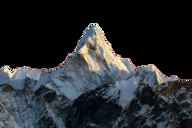
#> input picture DATA/anh100.png, 192 x 128 px, found by its file name; its folder holds only this picture in this run
$ python trichrut-hog+rgb.py
#> lines starting #> are read from the running program, lines starting #| are printed output that depends on the picture
import cv2
import numpy as np
import pandas as pd
import os
from skimage.feature import hog

# Thư mục chứa các ảnh
images_dir = 'DATA/'
# Danh sách tên các file ảnh
image_files = os.listdir(images_dir)
# Danh sách chứa đặc trưng HOG và Color Histogram (HSV) và định danh của từng ảnh
combined_features_list = []

def convert_to_hog_rgb(img_path):
#> called with img_path = 'DATA/anh100.png'
    image = cv2.imread(img_path)
#> image is the input picture: shape (128, 192, 3); mean B, G, R 45.9, 42.8, 39
    hist_rgb = cv2.calcHist([image], [0, 1, 2], None, [8, 8, 8], [0, 256, 0, 256, 0, 256])
    gray_image = cv2.cvtColor(image, cv2.COLOR_BGR2GRAY)
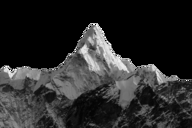
#> gray_image: shape (128, 192); min 0, max 255, mean 42
    fd, hog_image = hog(gray_image, orientations=9, pixels_per_cell=(8, 8), cells_per_block=(1, 1), visualize=True, block_norm='L1')
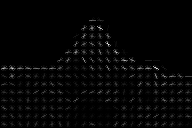
#> hog_image: shape (128, 192) float64; min 0, max 84.83, mean 1.8; drawn with min black and max white
#> fd = 3456 values, max 1 at index 1678, min 0 at index 0, mean 0.0654
    cv2.normalize(hist_rgb, hist_rgb)
    # Kết hợp đặc trưng HOG và Color Histogram và lưu vào danh sách
    combined_features = np.concatenate((fd, hist_rgb.flatten()))
#> combined_features = 3968 values, max 1 at index 1678, min 0 at index 0, mean 0.0574
    print(combined_features.shape)
#| (3968,)
    return combined_features


# Sử dụng HOG và Color Histogram (HSV) để trích xuất đặc trưng cho từng ảnh
dem = 0
for img_file in image_files:
    img_path = os.path.join(images_dir, img_file)
    combined_features_list.append({'image_name': img_file, 'hog_rgb_features': convert_to_hog_rgb(img_path)})
    print(dem, end=' ')
    print("Trích rút thành công!\n")
    dem = dem + 1

np.save("DACTRUNG/hog_rgb_features.npy", combined_features_list)

$ run again, on DATA/anh108.png
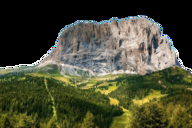
#> input picture DATA/anh108.png, 192 x 128 px, found by its file name
#> in convert_to_hog_rgb, image is the input picture: shape (128, 192, 3); mean B, G, R 53.1, 75.3, 73.4
#> in convert_to_hog_rgb, `gray_image = cv2.cvtColor(image, cv2.COLOR_BGR2GRAY)`:
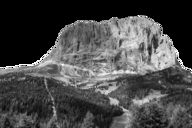
#> gray_image: shape (128, 192); min 0, max 255, mean 72.2
#> in convert_to_hog_rgb, `fd, hog_image = hog(gray_image, orientations=9, pixels_per_cell=(8, 8)..`:
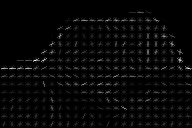
#> hog_image: shape (128, 192) float64; min 0, max 91.25, mean 2.7; drawn with min black and max white
#> fd = 3456 values, max 1 at index 1534, min 0 at index 0, mean 0.0848
#> combined_features = 3968 values, max 1 at index 1534, min 0 at index 0, mean 0.0746
#| (3968,)

$ run again, on DATA/anh109.png
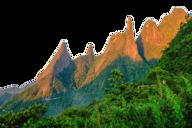
#> input picture DATA/anh109.png, 192 x 128 px, found by its file name
#> in convert_to_hog_rgb, image is the input picture: shape (128, 192, 3); mean B, G, R 35.4, 64.4, 54.9
#> in convert_to_hog_rgb, `gray_image = cv2.cvtColor(image, cv2.COLOR_BGR2GRAY)`:
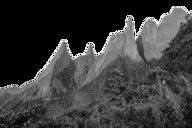
#> gray_image: shape (128, 192); min 0, max 255, mean 58.3
#> in convert_to_hog_rgb, `fd, hog_image = hog(gray_image, orientations=9, pixels_per_cell=(8, 8)..`:
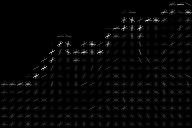
#> hog_image: shape (128, 192) float64; min 0, max 95.08, mean 2.2; drawn with min black and max white
#> fd = 3456 values, max 1 at index 769, min 0 at index 0, mean 0.0813
#> combined_features = 3968 values, max 1 at index 769, min 0 at index 0, mean 0.0715
#| (3968,)

$ run again, on DATA/anh104.png
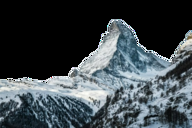
#> input picture DATA/anh104.png, 192 x 128 px, found by its file name
#> in convert_to_hog_rgb, image is the input picture: shape (128, 192, 3); mean B, G, R 75.3, 70.7, 62.2
#> in convert_to_hog_rgb, `gray_image = cv2.cvtColor(image, cv2.COLOR_BGR2GRAY)`:
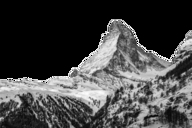
#> gray_image: shape (128, 192); min 0, max 255, mean 68.7
#> in convert_to_hog_rgb, `fd, hog_image = hog(gray_image, orientations=9, pixels_per_cell=(8, 8)..`:
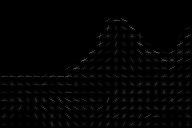
#> hog_image: shape (128, 192) float64; min 0, max 117, mean 3.2
#> fd = 3456 values, max 1 at index 1595, min 0 at index 0, mean 0.0686
#> combined_features = 3968 values, max 1 at index 1595, min 0 at index 0, mean 0.0603
#| (3968,)
